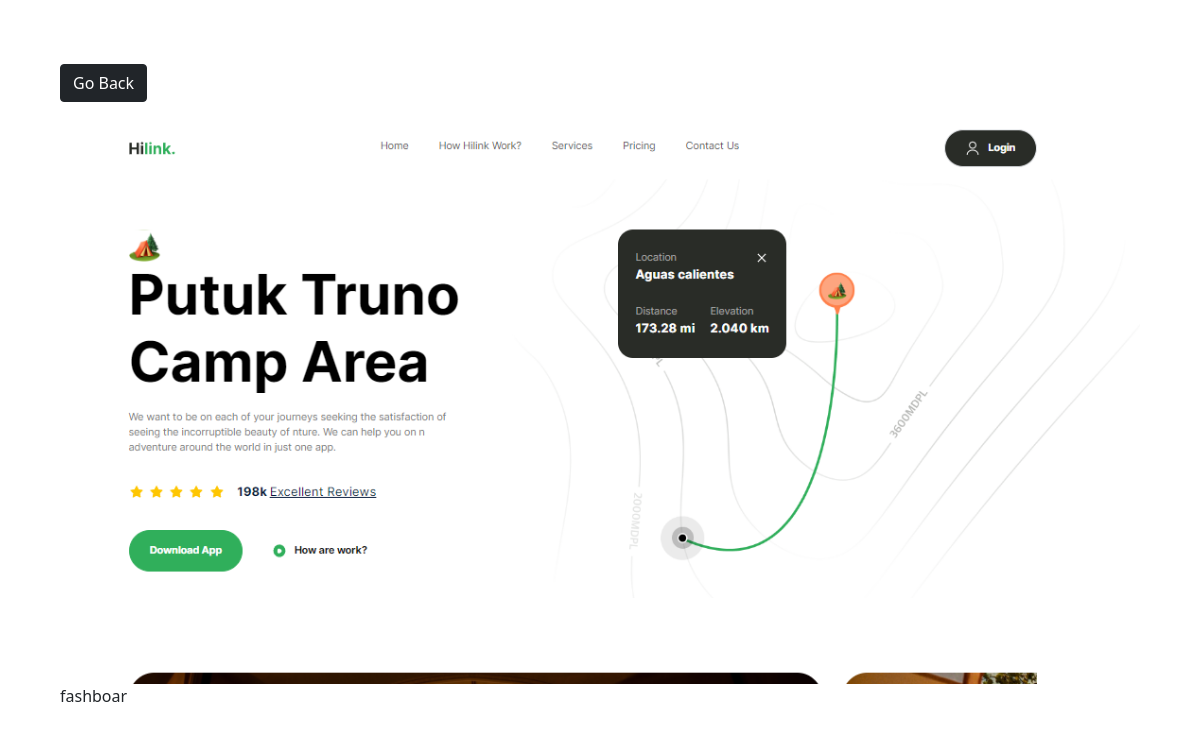
The page /photo/1 on the database its author committed.
### photos/models.py (models this page shows, shortened)
class Photo(models.Model):
    category  = models.ForeignKey(Category, on_delete=models.SET_NULL, null=True, blank=True)
    image  = models.ImageField(null=False, blank= False)
    description= models.TextField()

### photos/views.py (the view)
# urls.py: path('photo/<str:pk>', views.viewPhoto, name= 'photo'),
def viewPhoto(request, pk):
    photo = Photo.objects.get(id = pk)
    return render  (request,'photos/photo.html',{'photo':photo})

### photos/templates/photos/photo.html (shortened to what this page needs)
<!DOCTYPE html>
<html lang="en">
<head>
      <link href="https://cdn.jsdelivr.net/npm/bootstrap@5.0.2/dist/css/bootstrap.min.css" rel="stylesheet">
</head>
<body class="m-5" >
    <div class="container">
        <div class="row justify-content-center">
            <div class="col">
                <a href="{% url 'gallery' %}" class="btn btn-dark my-3">Go Back</a>
                <div  style="height: 90vh;">
                    <img style="max-width: 100%; max-height: 100%" src="{{photo.image.url}}" alt="">
                    <p>{{photo.description}}</p>
                </div>
            </div>
        </div>
    </div>
</body>
</html>

### rows shown on the page
Photo: image (picture), description "fashboar"
